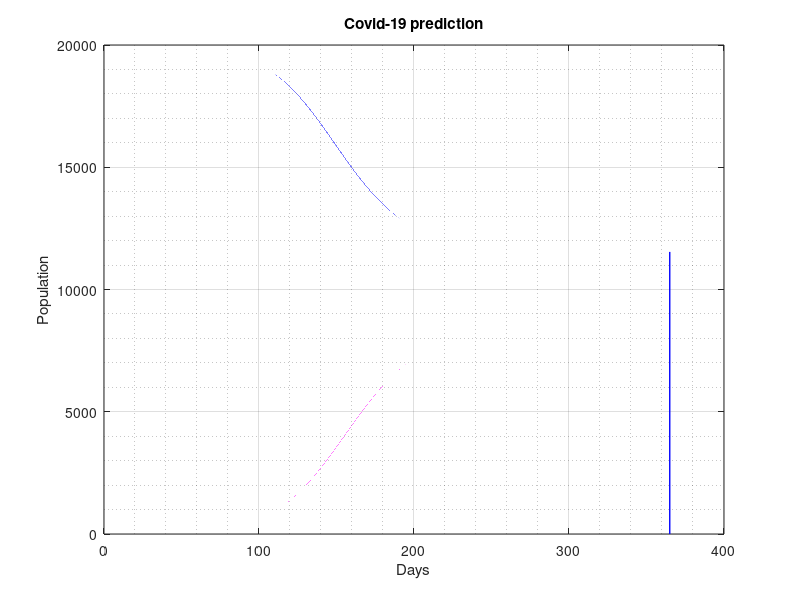

Recreate this plot in MATLAB.
% SIR model to predict covid outbreak
% Ge Zhu
% S(t+1) = S(t) - β * I(t) * S(t)
% I(t+1) = I(t) + β * S(t) * I(t) - γ * I(t)
% R(t+1) = R(t) + γ * I(t)

% S = # of Susceptible
% I = # of Infectious
% R = # of Recovered
% N = Total Population in the model
% β = c*t = Number Social contacts x probability of transmitting disease each contact = Infection rate

I0=1e-4;
beta=0.20; % set beta value in SIR model
pop=2e4;
t1=7; % quarantine starting date
t2=14; % quarantine implementation date
tmax=365;
dt=0.001;
Imax=1.1;

t=0:dt:tmax; % time scale

Nt= length(t);
I= zeros(1,Nt); % Infectious
S= zeros(1,Nt); % Susceptible
R= zeros(1,Nt); % Recovered
I(1)=I0; % I0
R_o=3; % basic reproductive number
gamma=beta/R_o; % calculate the 

% day 1 -> 21: before quarantine
for it =1:21
	S(it)=1-I(it)-R(it);
	dI=beta*I(it)*S(it)-gamma*I(it);
	I(it+1)=I(it)+dI*dt;
	dR = gamma*I(it);
	R(it+1)=R(it)+dR*dt;
end

% policy implementation period
for it =22:31
    R_o=3-(3-1.3)*(it-21)/10;
    gamma=beta/R_o;
	S(it)=1-I(it)-R(it);
	dI=beta*I(it)*S(it)-gamma*I(it); % infectious 
	I(it+1)=I(it)+dI*dt;
	dR = gamma*I(it);
	R(it+1)=R(it)+dR*dt;
end
R_o=1.3; % new Ro
gamma=beta/R_o;
for it = 32:Nt-1
	S(it)=1-I(it)-R(it);
	dI=beta*I(it)*S(it)-gamma*I(it);
	I(it+1)=I(it)+dI*dt;
	dR = gamma*I(it);
	R(it+1)=R(it)+dR*dt;
end

s(Nt)=1-I(Nt);

plot(t,I*pop, '-r',...
	t,R*pop, '-m',...
	t,S*pop, '-b','LineWidth', 1, 'MarkerSize', 10)
xlabel('Days')
ylabel('Population')
title('Covid-19 prediction')
grid on;
grid minor;
set(gca, 'FontSize', 10)

saveas(gcf, 'graph.png')%save it
